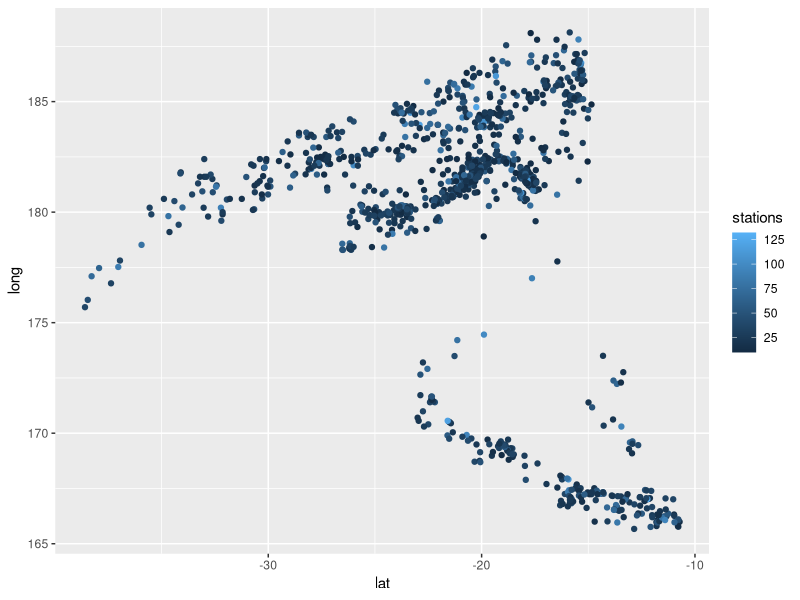
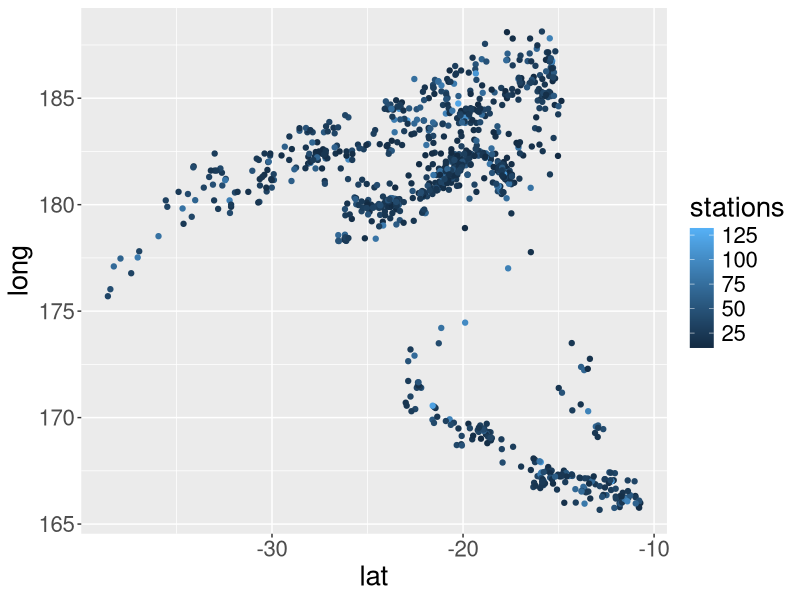
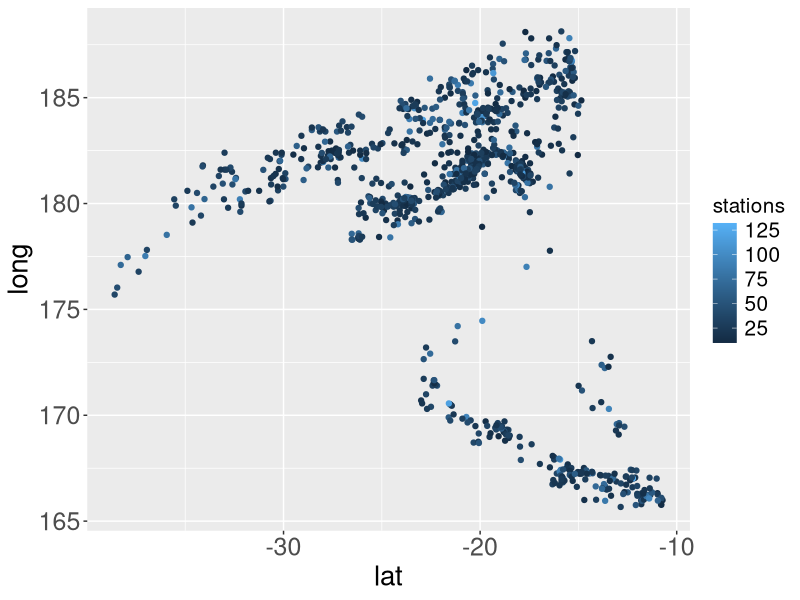
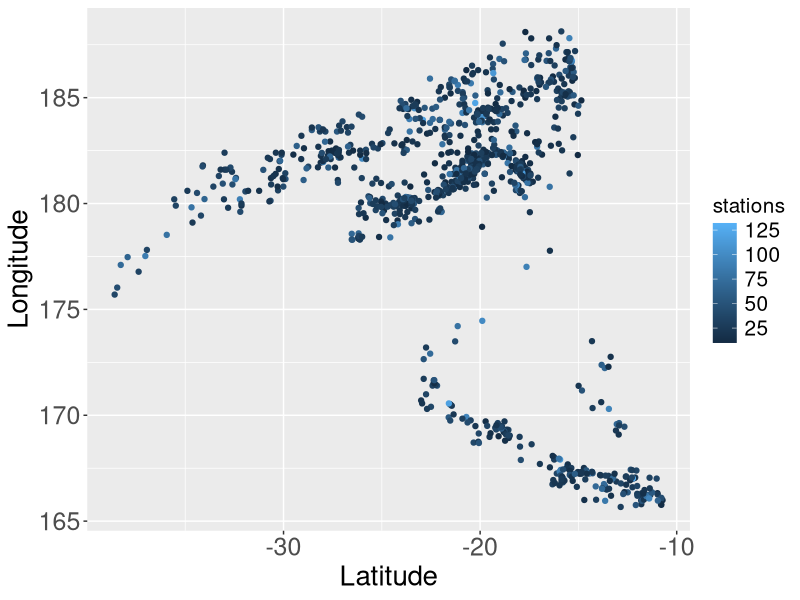
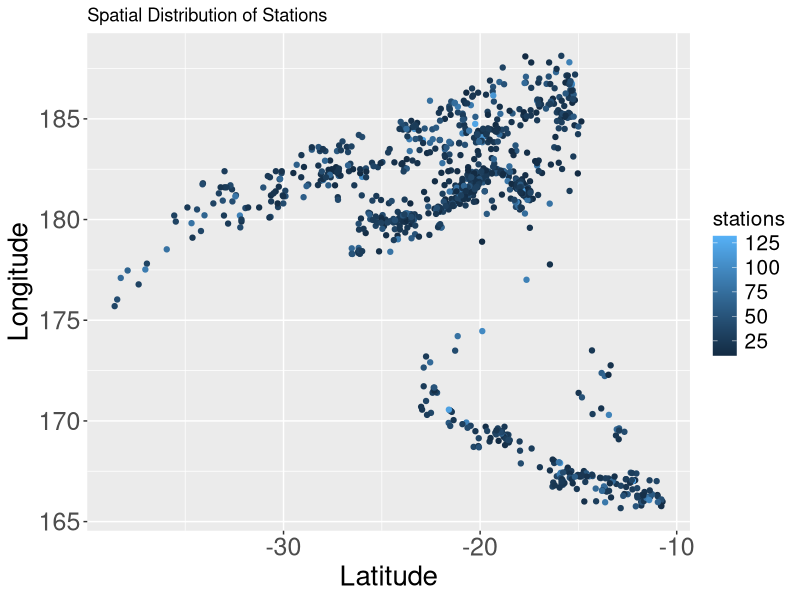
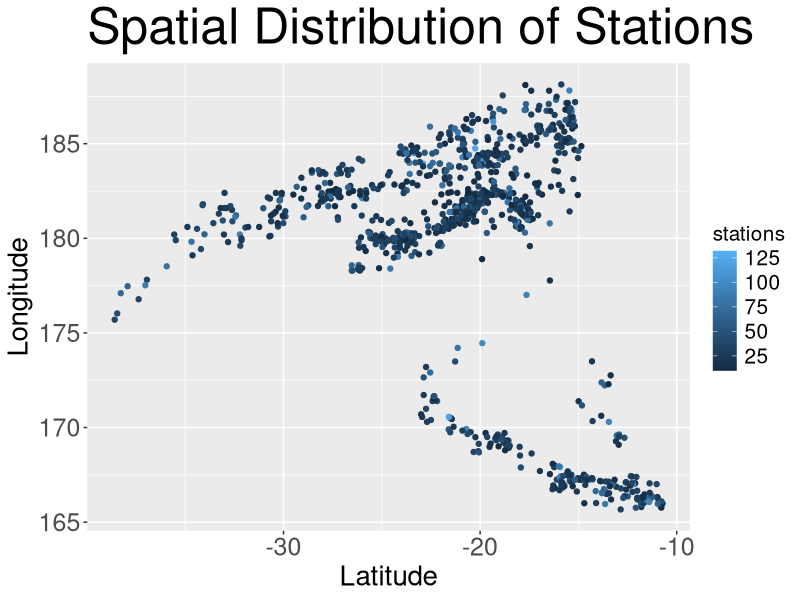
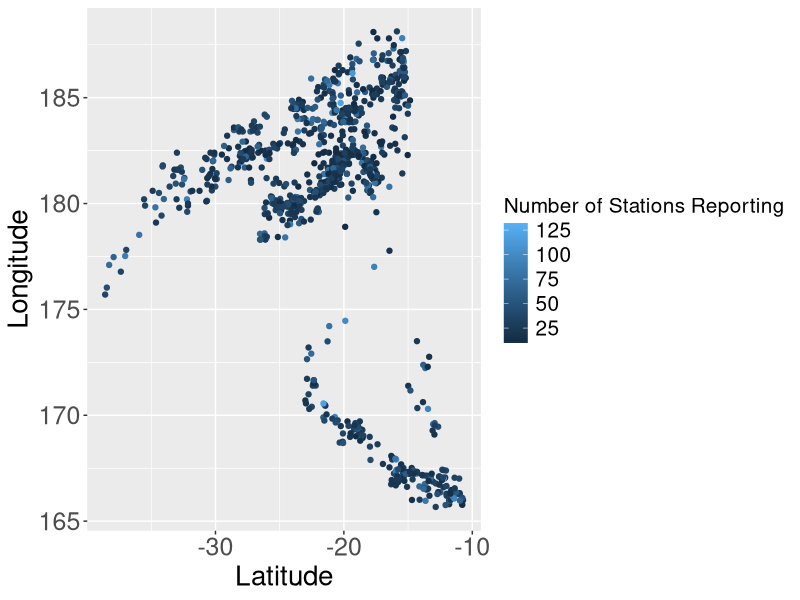
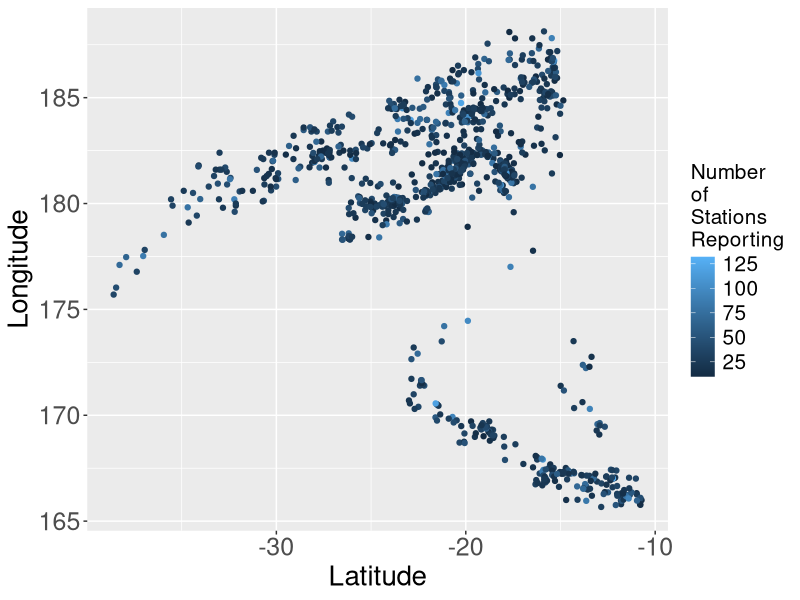

These charts were generated, in order, by the following R code:
## ---- chunk 1
library(knitr)
opts_chunk$set(
  echo = TRUE,
  prompt = FALSE,
  message = FALSE,
  warning = FALSE,
  comment = "",
  results = 'hide',
  fig.height = 5.5,
  fig.width = 10
  )
## ---- chunk 2
library(ggplot2)
g = ggplot(
  data = quakes, 
  aes(x = lat,y = long,colour = stations)) + 
  geom_point()
## ---- chunk 3
print(g)
## ---- chunk 4
g + theme(text = element_text(size = 20))
## ---- chunk 5
tsize = function(size) element_text(size = size)
gbig = g + theme(axis.text = tsize(18), axis.title = tsize(20),
  legend.text = tsize(15), legend.title = tsize(15));
## ---- chunk 6
gbig
## ---- chunk 7
gbig = gbig + xlab("Latitude") + ylab("Longitude"); gbig
## ---- chunk 8
gbig + ggtitle("Spatial Distribution of Stations")
## ---- chunk 9
gbig + ggtitle("Spatial Distribution of Stations") + 
  theme(title = element_text(size = 30))
## ---- chunk 10
gbigleg_orig = gbig + guides(colour = guide_colorbar(
  title = "Number of Stations Reporting")); gbigleg_orig
## ---- chunk 11
gbigleg = gbig + guides(colour = guide_colorbar(
  title = "Number\nof\nStations\nReporting")); gbigleg
## ---- chunk 12
gbigleg = gbigleg + guides(colour = guide_colorbar(
    title = "Number\nof\nStations\nReporting", 
    title.hjust = 0.5));  gbigleg
## ---- chunk 13
gbigleg + theme(legend.position = c(0.3, 0.35))
## ---- chunk 14
gbigleg + theme(legend.position = c(0.3, 0.35)) +
  ylim(c(160, max(quakes$long)))
## ---- chunk 15
transparent_legend =  theme(
  legend.background = element_rect(fill = "transparent"),
  legend.key = element_rect(fill = "transparent", 
                            color = "transparent")
)
## ---- chunk 16
gtrans_leg = gbigleg + theme(legend.position = c(0.3, 0.35)) +
  transparent_legend; print(gtrans_leg)
## ---- chunk 17
gbigleg + 
  theme(legend.position = c(0.3, 0.35))
## ---- chunk 18
gtrans_leg + guides(
  colour = guide_colorbar(title.position = "right"))
## ---- chunk 19
gtrans_leg + guides(colour = guide_colorbar(
  title = "Number\nof\nStations\nReporting",
  title.hjust = 0.5, title.position = "right"))
## ---- chunk 20
gtrans_leg$guides$colour$title.position = "left"; gtrans_leg
## ---- chunk 21
gtrans_leg
## ---- chunk 22
gtrans_leg
## ---- chunk 23
gtrans_leg
## ---- chunk 24
gtrans_leg
## ---- chunk 25
gtrans_leg
## ---- chunk 26
gtrans_leg
## ---- chunk 27
ggplot(
  data = quakes, aes(x = lat,y = long,colour = stations)) + 
  geom_point() + theme(axis.text = element_text(size = 18),
    axis.title = element_text(size = 20),
    legend.text = element_text(size = 15),
    legend.title = element_text(size = 15),
    title = element_text(size = 30)) + 
  xlab("Latitude") + ylab("Longitude") + 
  ggtitle("Spatial Distribution of Stations") + 
  guides(colour = guide_colorbar(
    title = "Number\nof\nStations\nReporting",
    title.hjust = 0.5, title.position = "left")) +
  theme(legend.position = c(0.3, 0.35)) +
  transparent_legend
## ---- chunk 28
g + theme_bw()
## ---- chunk 29
g + theme_dark()
## ---- chunk 30
g + theme_minimal() # no box!
## ---- chunk 31
g + theme_classic() # axis lines!
## ---- chunk 32
g + ggthemes::theme_base()
## ---- chunk 33
g = ggplot(aes(y = am), data = mtcars) + 
  geom_point(position = position_jitter(height = 0.2)) + 
  geom_smooth(method = "glm", 
              method.args = list(family = "binomial"), se = FALSE) +
  geom_smooth(method = "loess", se = FALSE, col = "red")
## ---- chunk 34
g + aes(x = mpg)
## ---- chunk 35
gmpg = g + aes(x = mpg); gdrat = g + aes(x = drat)
gridExtra::grid.arrange(gmpg, gdrat, ncol = 2)
## ---- chunk 36
gmpg = gmpg + annotate(x = 30, y = 0.2, geom = "text", label = "A", size = 20)
gdrat = gdrat + annotate(x = 4.5, y = 0.2, geom = "text", label = "B", size = 20)
gridExtra::grid.arrange(gmpg,gdrat, ncol = 2)
